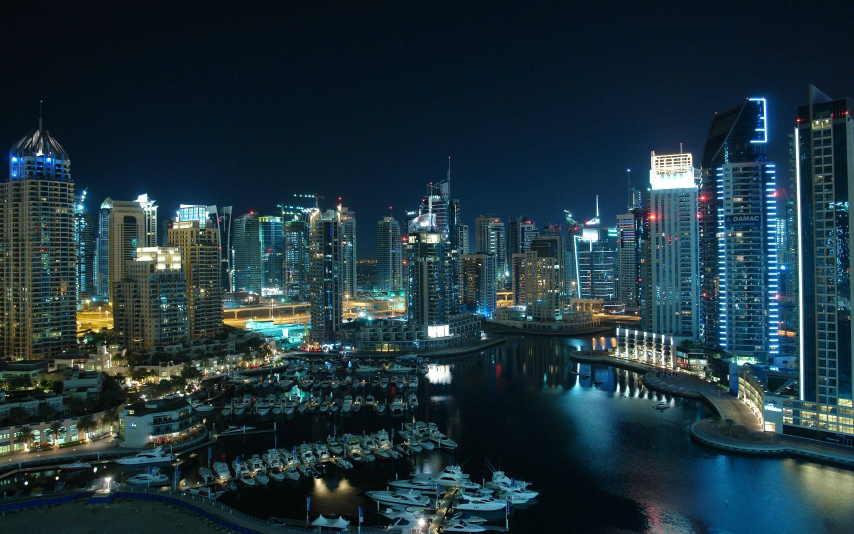
#> input picture images/image1.jpg, 2560 x 1600 px (shown at 1/3 size); its folder holds 3 pictures in this run
$ python exercise0005.py
#> lines starting #> are read from the running program, lines starting #| are printed output that depends on the picture
#  你有一个目录，装了很多照片，把它们的尺寸变成都不大于 iPhone5 分辨率(1136*640)的大小。
import os

from PIL import Image

def size_change(filename):
#> called with filename = 'images'
    photos_name = os.listdir(filename)


    for i in photos_name:
        photo_path = os.path.join('images',i)
        im =Image.open(photo_path)
#> im is the input picture: PIL image 2560x1600 RGB; mean R, G, B 31.7, 52.4, 61
        w = im.size[0]
#> w = 2560
        h = im.size[1]
#> h = 1600

        if w > 1136 or h > 640:
            im.thumbnail((1136,640))
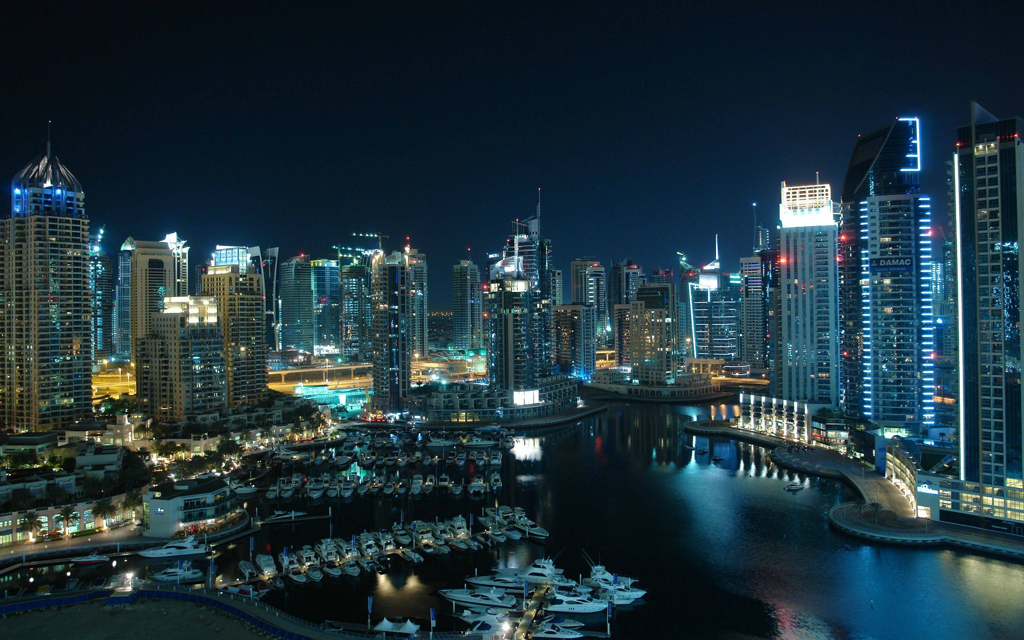
#> im: PIL image 1024x640 RGB; mean R, G, B 31.7, 52.4, 61
        im.save(i)
#> pass 2 of the loop in size_change, `for i in photos_name:`:
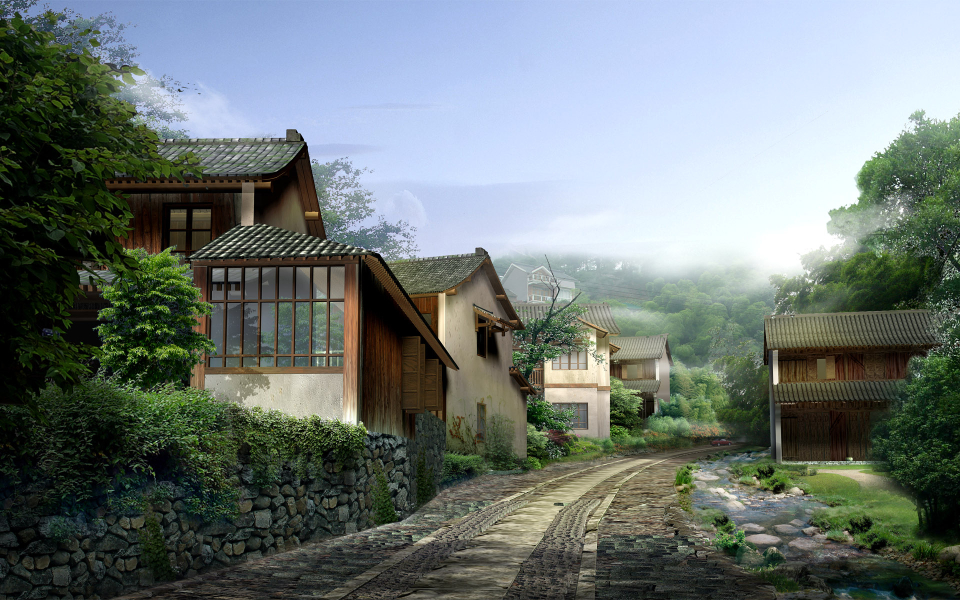
#> input picture images/image2.jpg, 1920 x 1200 px (shown at 1/2 size)
#> in size_change, im is the input picture: PIL image 1920x1200 RGB; mean R, G, B 109.4, 119.1, 116
#> in size_change, `im.thumbnail((1136,640))`:
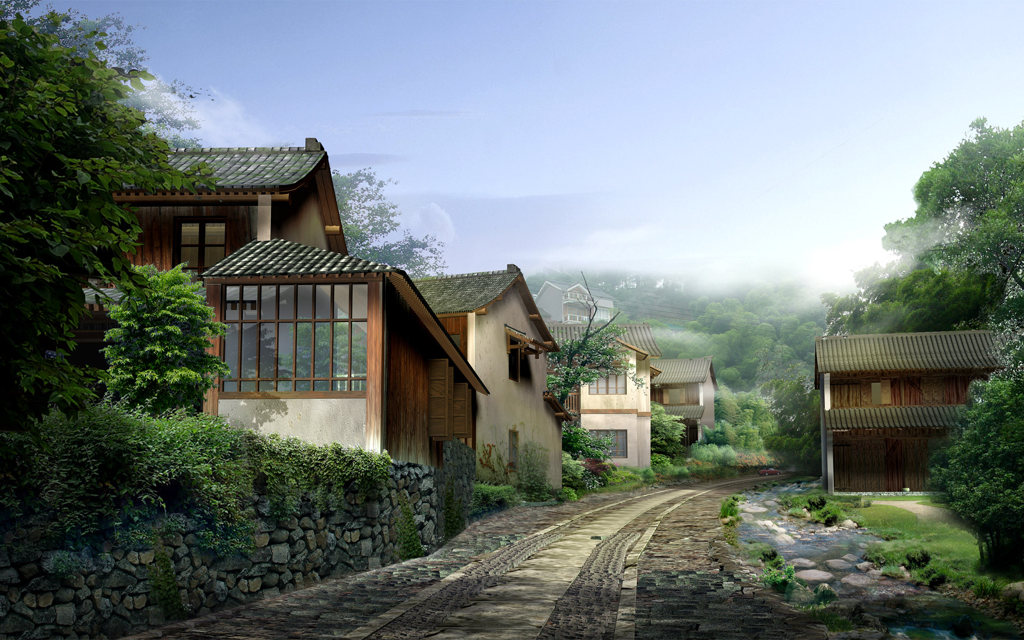
#> im: PIL image 1024x640 RGB; mean R, G, B 109.4, 119.1, 116.1
if __name__ == '__main__':
    size_change("images")
